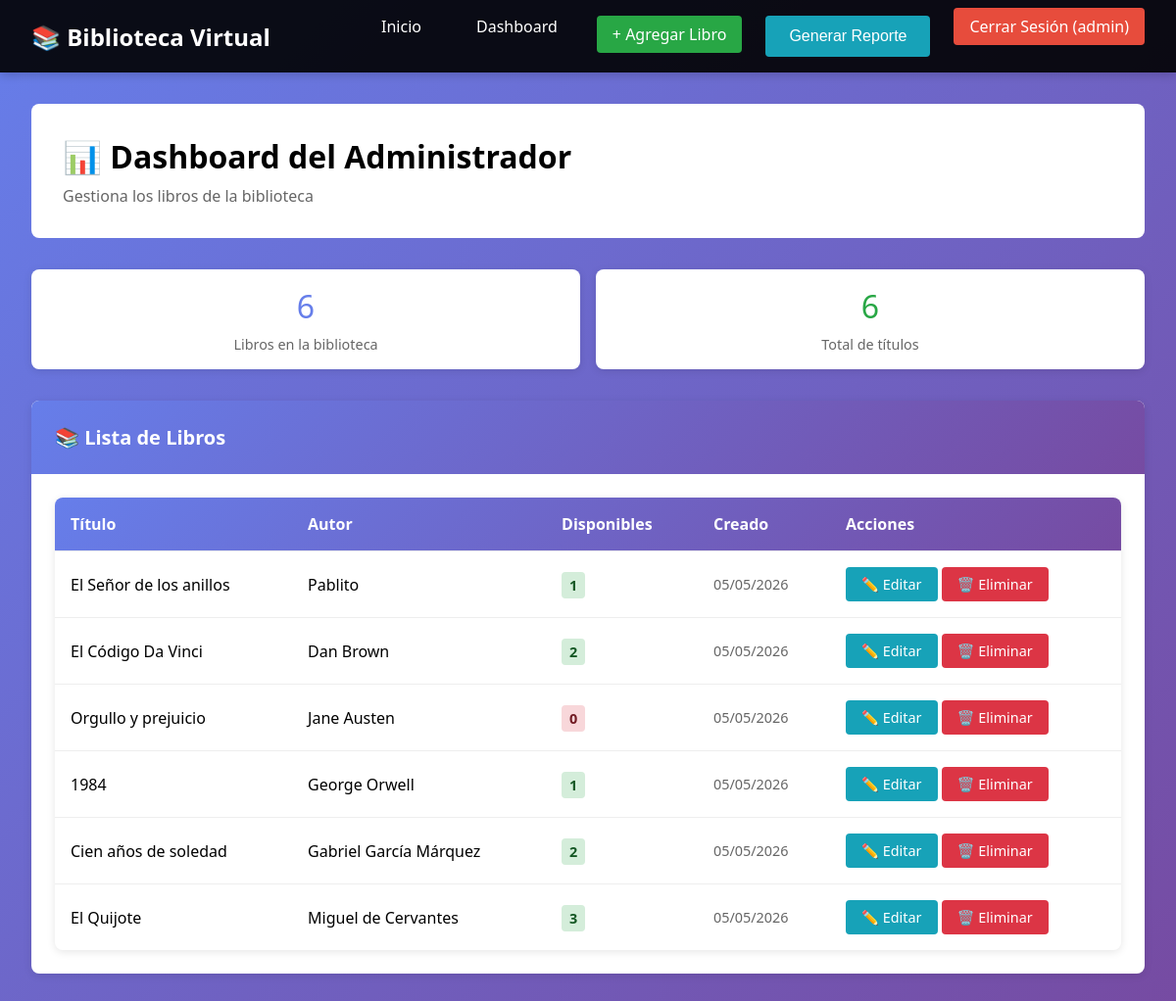
The page /dashboard/ (signed in) on the database its author committed.
### libros/models.py (models this page shows, shortened)
class Libro(models.Model):
    titulo = models.CharField(max_length=200)
    autor = models.CharField(max_length=100)
    descripcion = models.TextField(blank=True, null=True)
    cantidad_disponible = models.IntegerField(default=0)
    fecha_creacion = models.DateTimeField(auto_now_add=True)
    fecha_actualizacion = models.DateTimeField(auto_now=True)
    class Meta:
        ordering = ['-fecha_creacion']

### libros/views.py (the view)
# urls.py: path('dashboard/', views.dashboard_admin, name='dashboard_admin'),
@login_required(login_url='login')
def dashboard_admin(request):
    if not request.user.is_staff:
        messages.error(request, 'No tienes permisos para acceder a esta página.')
        return redirect('lista_libros')
    libros = Libro.objects.all()
    return render(request, 'libros/dashboard_admin.html', {'libros': libros})

### templates/libros/dashboard_admin.html (shortened to what this page needs)
{% extends 'base.html' %}
{% block content %}
<div class="grid grid-cols-1">
    <div style="background: white; padding: 2rem; border-radius: 8px;">
        <h1>📊 Dashboard del Administrador</h1>
        <p style="color: #666; margin-top: 0.5rem;">Gestiona los libros de la biblioteca</p>
    </div>
</div>
<div style="margin: 2rem 0; display: flex; gap: 1rem; flex-wrap: wrap;">
    <div style="background: white; padding: 1rem; border-radius: 8px; flex: 1; min-width: 150px; text-align: center; box-shadow: 0 2px 8px rgba(0, 0, 0, 0.1);">
        <div style="font-size: 2rem; color: #667eea; margin-bottom: 0.5rem;">{{ libros.count }}</div>
        <div style="color: #666; font-size: 0.9rem;">Libros en la biblioteca</div>
    </div>
    <div style="background: white; padding: 1rem; border-radius: 8px; flex: 1; min-width: 150px; text-align: center; box-shadow: 0 2px 8px rgba(0, 0, 0, 0.1);">
        <div style="font-size: 2rem; color: #28a745; margin-bottom: 0.5rem;">{{ libros|length }}</div>
        <div style="color: #666; font-size: 0.9rem;">Total de títulos</div>
    </div>
</div>
{% if libros %}
    <div class="card">
        <div class="card-header">
            📚 Lista de Libros
        </div>
        <div class="card-body" style="overflow-x: auto;">
            <table class="table">
                <thead>
                    <tr>
                        <th>Título</th>
                        <th>Autor</th>
                        <th>Disponibles</th>
                        <th>Creado</th>
                        <th>Acciones</th>
                    </tr>
                </thead>
                <tbody>
                    {% for libro in libros %}
                        <tr>
                            <td style="font-weight: 500;">{{ libro.titulo }}</td>
                            <td>{{ libro.autor }}</td>
                            <td>
                                <span class="book-availability {% if libro.cantidad_disponible > 0 %}availability-available{% else %}availability-unavailable{% endif %}" style="padding: 0.25rem 0.5rem; font-size: 0.9rem;">
                                    {{ libro.cantidad_disponible }}
                                </span>
                            </td>
                            <td style="font-size: 0.9rem; color: #666;">{{ libro.fecha_creacion|date:"d/m/Y" }}</td>
                            <td>
                                <div class="btn-group" style="flex-direction: row; gap: 0.25rem;">
                                    <a href="{% url 'editar_libro' libro.id %}" class="btn btn-info" style="padding: 0.5rem 1rem; font-size: 0.9rem;">✏️ Editar</a>
                                    <a href="{% url 'eliminar_libro' libro.id %}" class="btn btn-danger" style="padding: 0.5rem 1rem; font-size: 0.9rem;">🗑️ Eliminar</a>
                                </div>
                            </td>
                        </tr>
                    {% endfor %}
                </tbody>
            </table>
        </div>
    </div>
{% endif %}
{% endblock %}

### templates/base.html (shortened to what this page needs)
{% load static %}
<!DOCTYPE html>
<html lang="es">
<head>
    <link rel="stylesheet" href="{% static 'style.css' %}">
</head>
<body>
    <nav>
        <div class="navbar">
            <a href="{% url 'lista_libros' %}" class="navbar-brand">
                📚 Biblioteca Virtual
            </a>
            <ul class="navbar-menu">
                <li><a href="{% url 'lista_libros' %}">Inicio</a></li>
                {% if user.is_authenticated %}
                    {% if user.is_staff %}
                        <li><a href="{% url 'dashboard_admin' %}">Dashboard</a></li>
                        <li><a href="{% url 'crear_libro' %}" class="btn btn-success">+ Agregar Libro</a></li>
                        <li><button type="button" id="btn-reporte" class="btn btn-info" onclick="solicitarReporte()">Generar Reporte</button></li>
                    {% endif %}
                    <li><a href="{% url 'logout' %}" class="btn-logout">Cerrar Sesión ({{ user.username }})</a></li>
                {% else %}
                    <li><a href="{% url 'login' %}">Iniciar Sesión</a></li>
                {% endif %}
            </ul>
        </div>
    </nav>
    <div class="container">
        {% block content %}{% endblock %}
    </div>
</body>
</html>

### static/style.css (style rules this page uses)
* { margin: 0; padding: 0; box-sizing: border-box; }
body { font-family: 'Segoe UI', Tahoma, Geneva, Verdana, sans-serif; background: linear-gradient(135deg, #667eea 0%, #764ba2 100%); min-height: 100vh; display: flex; flex-direction: column; }
nav { background: rgba(0, 0, 0, 0.9); padding: 1rem 2rem; box-shadow: 0 2px 10px rgba(0, 0, 0, 0.2); }
.navbar { max-width: 1200px; margin: 0 auto; display: flex; justify-content: space-between; align-items: center; }
.navbar-brand { color: #fff; font-size: 1.5rem; font-weight: bold; text-decoration: none; display: flex; align-items: center; gap: 0.5rem; }
.navbar-menu { display: flex; gap: 1.5rem; list-style: none; }
.navbar-menu a { color: #fff; text-decoration: none; padding: 0.5rem 1rem; border-radius: 4px; transition: all 0.3s ease; }
.navbar-menu .btn-logout { background: #e74c3c; color: white; }
.container { flex: 1; max-width: 1200px; margin: 0 auto; padding: 2rem; width: 100%; }
.btn { display: inline-block; padding: 0.75rem 1.5rem; border: none; border-radius: 4px; font-size: 1rem; cursor: pointer; transition: all 0.3s ease; text-decoration: none; text-align: center; }
.btn-success { background: #28a745; color: white; }
.btn-danger { background: #dc3545; color: white; }
.btn-info { background: #17a2b8; color: white; }
.btn-group { display: flex; gap: 0.5rem; flex-wrap: wrap; }
.card { background: white; border-radius: 8px; box-shadow: 0 2px 8px rgba(0, 0, 0, 0.1); overflow: hidden; transition: transform 0.3s ease, box-shadow 0.3s ease; }
.card-header { padding: 1.5rem; background: linear-gradient(135deg, #667eea 0%, #764ba2 100%); color: white; font-size: 1.25rem; font-weight: bold; }
.card-body { padding: 1.5rem; }
.grid { display: grid; gap: 2rem; }
.grid-cols-1 { grid-template-columns: 1fr; }
.book-availability { padding: 0.5rem; border-radius: 4px; text-align: center; font-weight: bold; margin-bottom: 1rem; }
.availability-available { background: #d4edda; color: #155724; }
.availability-unavailable { background: #f8d7da; color: #721c24; }
.table { width: 100%; border-collapse: collapse; background: white; box-shadow: 0 2px 8px rgba(0, 0, 0, 0.1); border-radius: 8px; overflow: hidden; }
.table thead { background: linear-gradient(135deg, #667eea 0%, #764ba2 100%); color: white; }
.table th, .table td { padding: 1rem; text-align: left; border-bottom: 1px solid #eee; }
.table tbody tr:last-child td { border-bottom: none; }

### rows shown on the page
Libro: titulo "El Señor de los anillos", autor "Pablito", cantidad_disponible "1", fecha_creacion "05/05/2026"
Libro: titulo "El Código Da Vinci", autor "Dan Brown", cantidad_disponible "2", fecha_creacion "05/05/2026"
Libro: titulo "Orgullo y prejuicio", autor "Jane Austen", cantidad_disponible "0", fecha_creacion "05/05/2026"
Libro: titulo "1984", autor "George Orwell", cantidad_disponible "1", fecha_creacion "05/05/2026"
Libro: titulo "Cien años de soledad", autor "Gabriel García Márquez", cantidad_disponible "2", fecha_creacion "05/05/2026"
Libro: titulo "El Quijote", autor "Miguel de Cervantes", cantidad_disponible "3", fecha_creacion "05/05/2026"

### other values the page prints
{{ user.username }} "admin"
{{ libros.count }} "6"
{{ libros|length }} "6"
